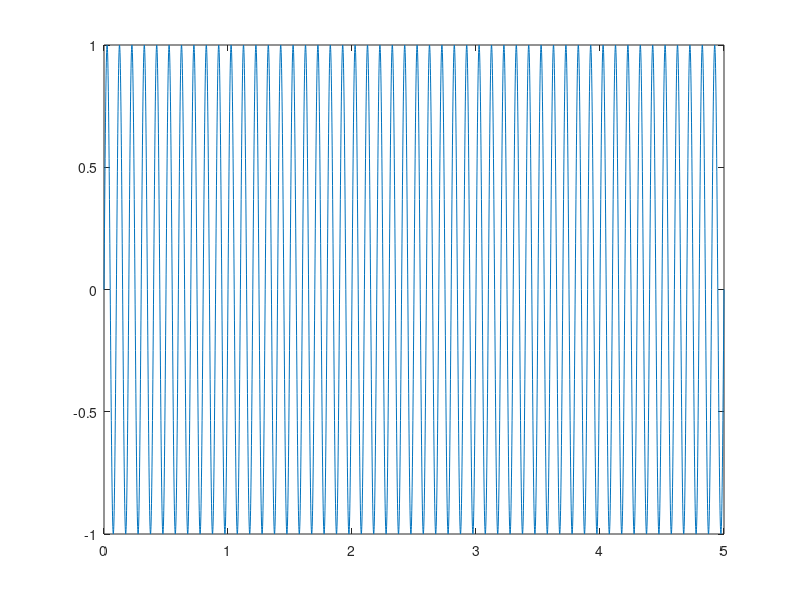

The MATLAB script that drew this image: (Note: this script raises an error after producing the figure.)
% Generate and plot data
Fs = 1000;
dt = 1/Fs;
t = 0:dt:5;
y = sin(2*pi*10*t);


%{
Syntax:
scrollHandles = scrollplot(plotHandles, propName,propValue,...)

Examples:
>> scrollplot; % add scroll sub-window to the current axes (gca)
>> scrollplot(plot(xdata,ydata), 'WindowSize',50); % plot with initial zoom
>> scrollplot('Min',20, 'windowsize',70); % add x-scroll to current axes
>> scrollplot([h1,h2], 'axis','xy'); % scroll both X&Y of 2 plot axes
>> scrollplot('axis','xy', 'minx',20, 'miny',10); % separate scroll minima
%}

plot(t, y)
Hx = scrollplot(gca, 'Axes', 'X', 'WindowSize', 5);
